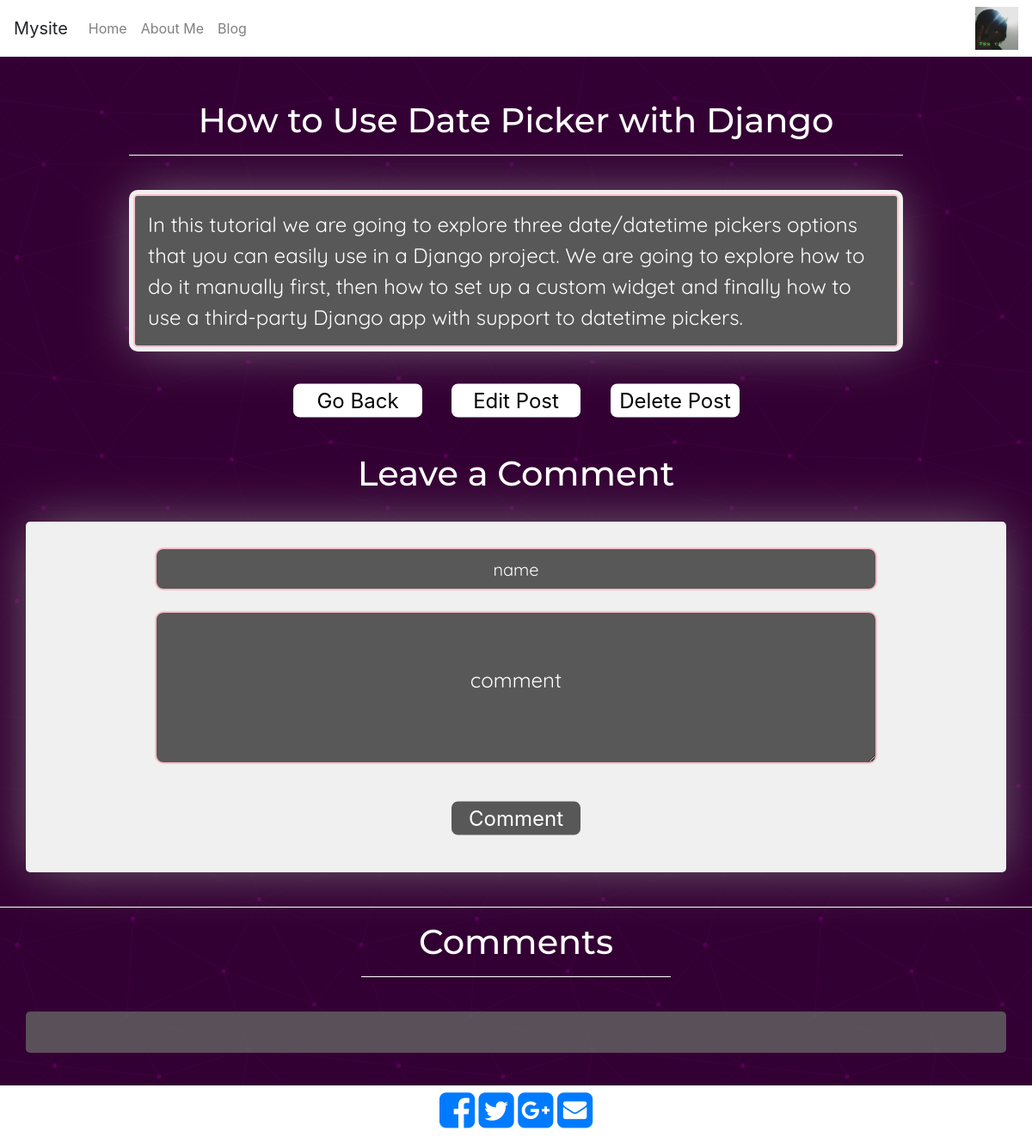
The app's page /blog/view/41/ with its own data.
### blog/models.py (models this page shows, shortened)
class Post(models.Model):
    title=models.CharField(max_length=100)
    date=models.DateTimeField()
    content=models.CharField(max_length=1000)

### blog/views.py (the view)
# urls.py: path('view/<int:postid>/',views.viewpost,name='viewpost'),
def viewpost(request,postid):
    post_to_view=get_object_or_404(Post,pk=postid)
    comments=Comment.objects.filter(post__id=postid)
    return render(request,'blog/view.html',{"post_to_view":post_to_view,"comments":comments})

### blog/templates/blog/view.html (shortened to what this page needs)
{% extends 'blog/base.html' %}
{% block content %}
	<div id="post">
		<div class= "post">
			<h1 class="posttitle">{{post_to_view.title}}</h1>
			<hr style="width: 75%;">
			<br>
			<div class="container" id="postcontent">
				<div id="bordiv">
					<p id="thisid">{{post_to_view.content|linebreaksbr }}</p>
				</div>
			</div>
		</div>
		<br>
		<div id="butns">
			<a href="{% url 'blog:index' %}"><button>Go Back</button></a>
			<a href="{% url 'blog:index' %}editpost/{{post_to_view.id}}/"><button>Edit Post</button></a>
			<a href="{% url 'blog:index' %}delete/{{post_to_view.id}}"><button>Delete Post</button></a>
		</div>
		<br>
	</div>
	<br>
	<h1 class="posttitle">Leave a Comment</h1>
	<br>
	<div class="container" id="commentz">
		<form class="commentform" action="{% url 'blog:index' %}createcomment/{{post_to_view.id}}/" method="post">
			<input id="comname" type="text" name="name" placeholder="name" required="true">
			<br><br>
			<textarea rows="4" cols="5" id="comtext" name="text" placeholder="comment" required="true"></textarea>
			<br><br>
			<input id="combtn" type="submit" name="comment" value="Comment">
		</form>
	</div>
	<br><hr><h1 id="comh3">Comments</h1><hr id="comhr"><br>
	<div class="container" id="comcont">
		<ul>
			<br>
		<br>
		</ul>
	</div>
{% endblock%}

### blog/templates/blog/view.html (style rules this page uses)
#post { margin-top: 50px; }
.posttitle { text-align: center; font-family: Montserrat; color: white; }
hr { border-color: white; border-width: 1px; }
#bordiv { background: rgba(50,50,50,0.8); }
#postcontent { padding: 5px; margin-left: auto; margin-right: auto; border-radius: 10px; background-color: rgba(240,240,240,1); box-shadow: 0px 0px 60px -7px rgba(122,113,122,1); color: white; font-family: Quicksand; font-size: 24px; width: 75%; margin-bottom: 20px; }
#thisid { margin-bottom: 0; margin-top: 0; padding: 10px; }
#butns { text-align: center; }
#butns button { transform: scale(1.5); margin-left: 40px; margin-right: 40px; border:0; background-color: white; }
button { border-radius: 5px; border: 0 solid white; width:100px; background-color: rgba(219,219,224,0.9); }
#commentz { background-color: rgba(240,240,240,1); box-shadow: 0px 0px 60px -7px rgba(122,113,122,1); padding: 10px; border-radius: 5px; text-align: center; }
::placeholder { text-align: center; color: white; }
#comname { text-align: center; margin-left: auto; margin-right: auto; border: 2px solid pink; border-radius: 10px; background: rgba(50,50,50,0.8); height: 50px; color: white; font-family: Quicksand; width: 75%; font-size: 20px; }
#comtext { padding: 15px; margin-left: auto; margin-right: auto; border: 2px solid pink; border-radius: 10px; background: rgba(50,50,50,0.8); color: white; font-family: Quicksand; font-size: 24px; width: 75%; margin-bottom: 20px; }
#comtext::placeholder { padding-top: 45px; }
#combtn { border-radius: 5px; margin-bottom: 20px; color: white; border:0; width:100px; transform: scale(1.5); background-color: rgba(50,50,50,0.8); }
.commentform { padding-top: 20px; padding-bottom: 20px; }
#comh3 { text-align: center; font-family: Montserrat; color:white; }
#comhr { width: 30%; }
#comcont { background-color: rgba(100,100,100,0.8); border-radius: 5px; margin-bottom: 50px; }
#bordiv { border: 2px solid pink; padding: 5px; border-radius: 5px; }

### records on screen
Post: title "How to Use Date Picker with Django", content "In this tutorial we are going to explore three date/datetime pickers options that you can easily use in a Django project. We are going to explore how to do it manually first, then how to set up a custom widget and finally how to use a third-party Django app with support to datetime pickers."
